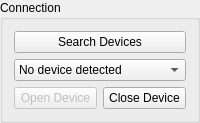
               <widget class="QGroupBox" name="groupBox">
                <property name="sizePolicy">
                 <sizepolicy hsizetype="Preferred" vsizetype="MinimumExpanding">
                  <horstretch>0</horstretch>
                  <verstretch>0</verstretch>
                 </sizepolicy>
                </property>
                <property name="title">
                 <string>Connection</string>
                </property>
                <layout class="QGridLayout" name="gridLayout_9">
                 <item row="0" column="0" colspan="2">
                  <widget class="QPushButton" name="SearchDevices">
                   <property name="text">
                    <string>Search Devices</string>
                   </property>
                  </widget>
                 </item>
                 <item row="1" column="0" colspan="2">
                  <widget class="QComboBox" name="Devices">
                   <property name="editable">
                    <bool>false</bool>
                   </property>
                   <property name="currentIndex">
                    <number>0</number>
                   </property>
                   <property name="modelColumn">
                    <number>0</number>
                   </property>
                   <item>
                    <property name="text">
                     <string>No device detected</string>
                    </property>
                   </item>
                  </widget>
                 </item>
                 <item row="2" column="0">
                  <widget class="QPushButton" name="OpenDevice">
                   <property name="enabled">
                    <bool>false</bool>
                   </property>
                   <property name="text">
                    <string>Open Device</string>
                   </property>
                  </widget>
                 </item>
                 <item row="2" column="1">
                  <widget class="QPushButton" name="CloseDevice">
                   <property name="text">
                    <string>Close Device</string>
                   </property>
                  </widget>
                 </item>
                </layout>
               </widget>
